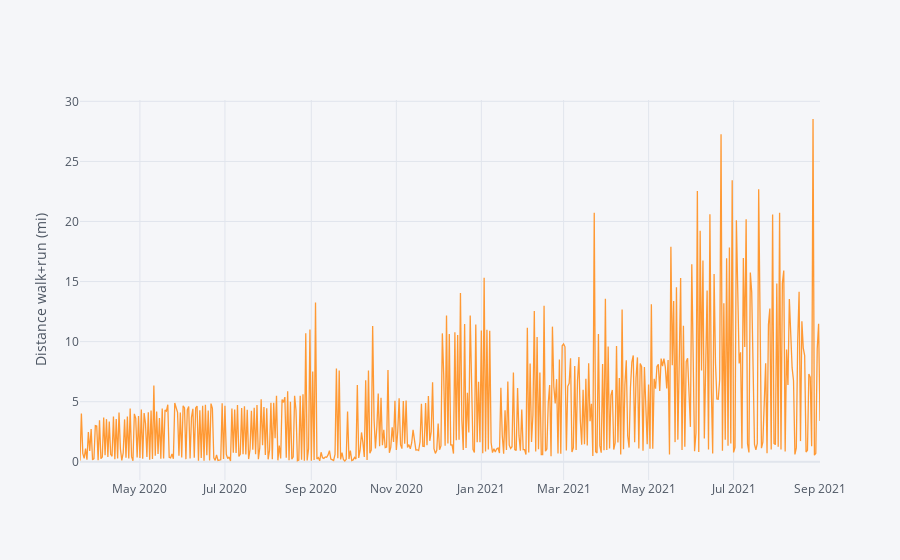

This figure's notebook cell:
### Code cell
# Convert datetime strings to datetime objects
distance.head()

# Because the Apple Watch records small intervals of activity over the course of a day, the pandas resample method can be used to get a sum of distance walked/ran over each day
dist2 = distance.resample('D').sum()
dist2.iplot(yTitle='Distance walk+run (mi)')
# There's something wrong with this plot. The longest distance I've run is a half marathon, but according to this graph, I've walked/run more than one.
# Let's see what's going on with the data.

### Figure 1 — Plotly figure (JSON) as saved in the notebook; plotly's stock layout.template omitted (floating-point values rounded to 4 significant figures; data arrays with more than 128 entries replaced by an {"elided": "..."} marker saying what was removed)
{"data": [{"line": {"color": "rgba(255, 153, 51, 1.0)", "dash": "solid", "shape": "linear", "width": 1.3}, "mode": "lines", "name": "Value", "text": "", "type": "scatter", "x": {"elided": "532 str values"}, "y": {"elided": "532 float values"}}], "layout": {"legend": {"bgcolor": "#F5F6F9", "font": {"color": "#4D5663"}}, "paper_bgcolor": "#F5F6F9", "plot_bgcolor": "#F5F6F9", "title": {"font": {"color": "#4D5663"}}, "xaxis": {"gridcolor": "#E1E5ED", "showgrid": true, "tickfont": {"color": "#4D5663"}, "title": {"font": {"color": "#4D5663"}, "text": ""}, "zerolinecolor": "#E1E5ED"}, "yaxis": {"gridcolor": "#E1E5ED", "showgrid": true, "tickfont": {"color": "#4D5663"}, "title": {"font": {"color": "#4D5663"}, "text": "Distance walk+run (mi)"}, "zerolinecolor": "#E1E5ED"}}}
